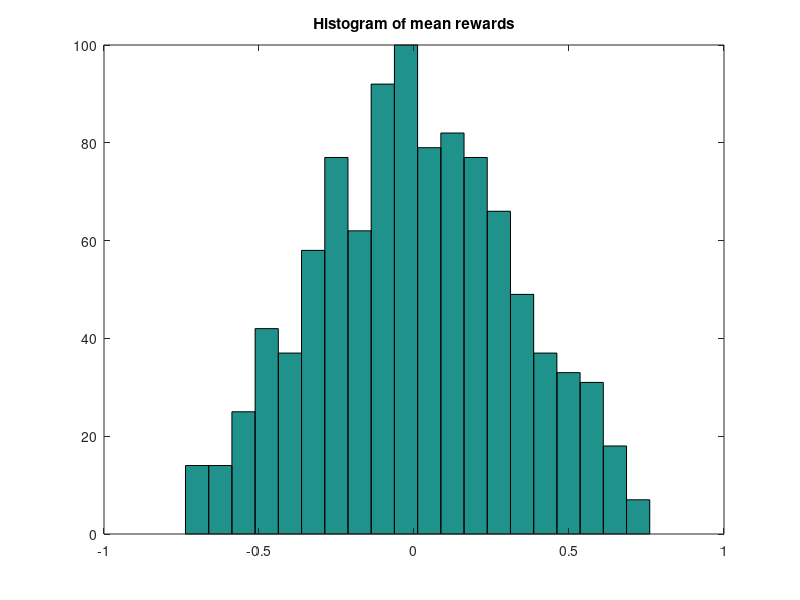

Write MATLAB code to recreate this figure. (Note: this script raises an error after producing the figure.)
%% Problem setup
NbArms1 = 1000;
Arms = cell(1, NbArms1);
d = 10;
seed = 1;
rng(seed);
for i=1:NbArms1
    Arms{i} = 10 * rand(d, 1) - 5;
    Arms{i} = Arms{i} / norm(Arms{i});
end

theta1 = rand(d,1);
theta1 = theta1 / norm(theta1);
true_rewards_exp = zeros(1, NbArms1);
for i=1:NbArms1
    true_rewards_exp(i)= Arms{i}'*theta1;
end
hist(true_rewards_exp, 20);
title('Histogram of mean rewards');
[best_rew, best_arm] = max(true_rewards_exp);

sigma_noise = 1;
T = 10000; % horizon
delta = 0.05; % concentration inequality holds with proba 1-delta
alpha = 1 + sqrt(log(2/delta)/2);
% Nb_arms1 articles, nb_samples tested at each iteration
nb_samples = 100;

%% LinUCB
[rew_lin,draws_lin,reg_lin,theta_estim_lin, Na_lin, Sa_lin] = linUCB(T, alpha, Arms, theta1, sigma_noise, nb_samples, seed);
regret_lin = cumsum(reg_lin);
[most_pulls, most_pulled_arm] = max(Na_lin);% was the best arm, the most pulled one ?
most_pulled_arm_rew = true_rewards_exp(most_pulled_arm); % to be compared with best rew
best_arm_pulls = Na_lin(best_arm); % best arm pulled ? times
figure
plot(1:T, regret_lin)
legend('LinUCB')

%% Naive: linUCB with alpha = 0
[rew_naive,draws_naive,reg_naive,theta_estim_naive, Na_naive, Sa_naive] = linUCB(T, 0, Arms, theta1, sigma_noise, nb_samples, seed);
regret_naive = cumsum(reg_naive);
[most_pulls_naive, most_pulled_arm_naive] = max(Na_naive); % was the best arm, the most pulled one ?
most_pulled_arm_rew_naive = true_rewards_exp(most_pulled_arm_naive); % to be compared with best rew
best_arm_pulls_naive = Na_naive(best_arm); % best arm pulled ? times
figure;
plot(1:T, regret_naive)
legend('Naive')

%% Influence of the exploration rate alpha
nb_alphas = 7;
alpha_range = logsample(.01, 1, nb_alphas);
regret_alpha = zeros(nb_alphas,T);
legendInfo = cell(1, nb_alphas+1);
legendInfo{1}= 'Regret for naive';
i = 1;
for alpha = alpha_range
    [rew_alpha,draws_alpha,reg_alpha,theta_estim_alpha, Na_alpha, Sa_alpha] = linUCB(T, alpha, Arms, theta1, sigma_noise, nb_samples, seed);
    regret_alpha(i,:) = cumsum(reg_alpha);
    legendInfo{i+1} = sprintf('Regret for linUCB with alpha = %f', alpha);
    
    i = i+1;
end

figure;
hold on
plot(1:T, regret_naive)
plot(1:T,regret_alpha(:,1:end))
legend(legendInfo)
hold off

%select the alpha which gives the smallest regret at horizon :
[alpha_best_val, alpha_best_idx] = min(reg_alpha(:,T));
alpha_best = alpha_range(alpha_best_idx);

%% Disjoint Linear Model
thetas = rand(d, NbArms1);
for k = 1:NbArms1
    thetas(:, k) = thetas(:, k)/norm(thetas(:, k));
end

true_rewards_exp_mul = zeros(1, NbArms1);
for i=1:NbArms1
    true_rewards_exp_mul(i)= Arms{i}'*thetas(:, i);
end

[best_rew_mul, best_arm_mul] = max(true_rewards_exp_mul);

nb_samples = 100;
[rew_linmul,draws_linmul,reg_linmul,Na_linmul, Sa_linmul] = linUCB_multipletheta(T, alpha, Arms, thetas, sigma_noise, nb_samples);
regret_linmul = cumsum(reg_linmul);
[most_pulls_mul, most_pulled_arm_mul] = max(Na_linmul); % was the best arm, the most pulled one ?
most_pulled_arm_rew_mul = true_rewards_exp_mul(most_pulled_arm_mul); % to be compared with best rew
best_arm_pulls_mul = Na_linmul(best_arm_mul); % best arm pulled ? times
figure;
plot(1:T, regret_linmul)
legend('LinUCB for disjoint linear model')

%% OFUL
[rew_oful,draws_oful,reg_oful,theta_estim_oful,Na_oful,Sa_oful] = OFUL(T, delta, Arms, theta1, sigma_noise, nb_samples, 1, seed);
regret_oful = cumsum(reg_oful);
[most_pulls_oful, most_pulled_arm_oful] = max(Na_oful); % was the best arm, the most pulled one ?
most_pulled_arm_rew_oful = true_rewards_exp(most_pulled_arm_oful); % to be compared with best rew
best_arm_pulls_oful = Na_oful(best_arm); % best arm pulled ? times
figure;
plot(1:T, regret_oful)
legend('OFUL')

%% Thompson Sampling
[rew_thom,draws_thom,reg_thom,Na_thom,Sa_thom] = Thompson(T, delta, Arms, theta1, sigma_noise, nb_samples, seed);
regret_thom = cumsum(reg_thom);
[most_pulls_thom, most_pulled_arm_thom] = max(Na_thom); % was the best arm, the most pulled one ?
most_pulled_arm_rew_thom = true_rewards_exp(most_pulled_arm_thom); % to be compared with best rew
best_arm_pulls_thom = Na_thom(best_arm); % best arm pulled ? times
figure;
plot(1:T,regret_thom)
legend('Thompson Sampling')

%% All together
figure;
plot(1:T, regret_lin)
plot(1:T, regret_naive)
plot(1:T, regret_oful)
plot(1:T, regret_thom)
legend('LinUCB', 'naive', 'OFUL', 'Thompson Sampling')
hold off